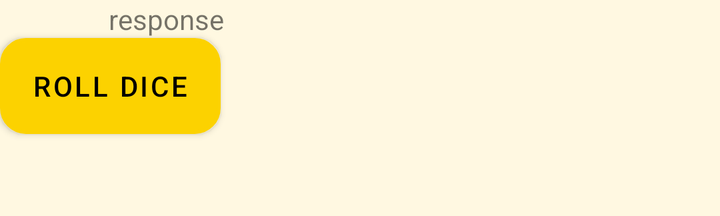
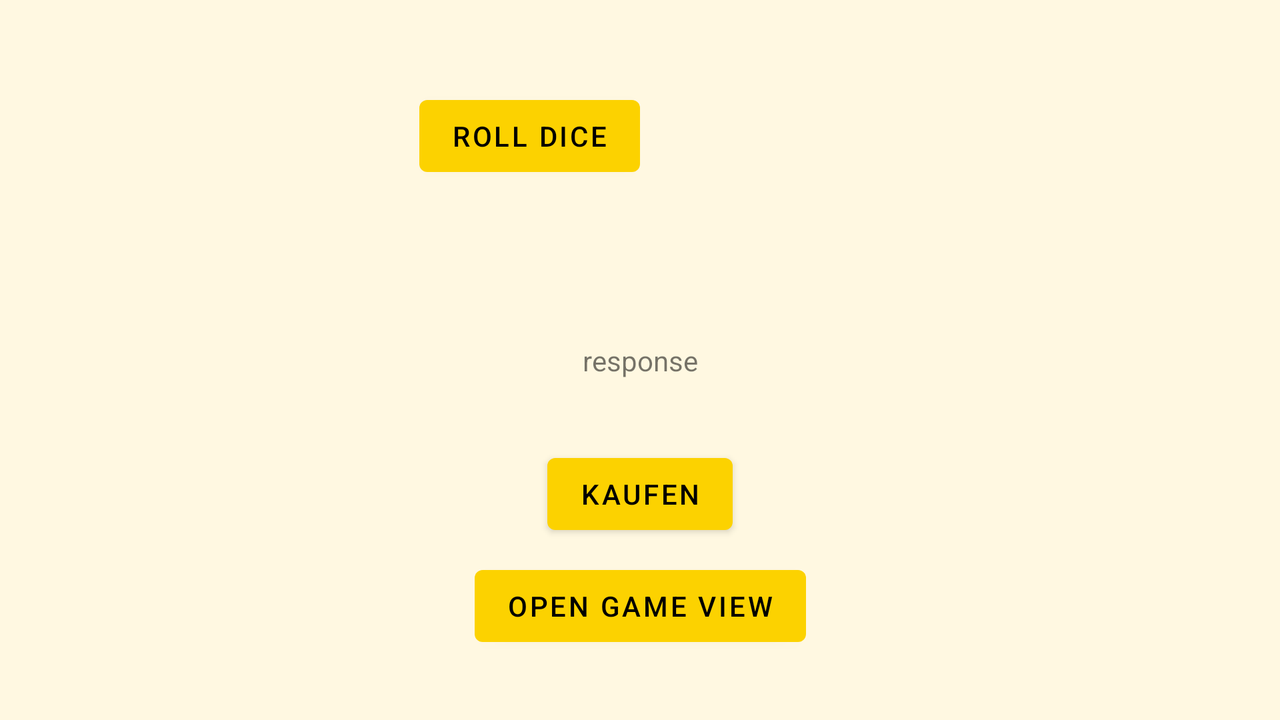

The same Android screen from two of the app's own layout files: first res/layout/ as a phone draws it, then the repository's variant for another configuration, drawn on a device whose configuration selects that folder. Both files follow.
<!-- AndroidManifest.xml: application theme Theme.MyApplication -->
<!-- res/layout/fragment_fullscreen.xml -->
<?xml version="1.0" encoding="utf-8"?>
<FrameLayout xmlns:android="http://schemas.android.com/apk/res/android"
    android:layout_width="wrap_content"
    android:layout_height="wrap_content"
    xmlns:app="http://schemas.android.com/apk/res-auto">

    
    <ImageView
        android:id="@+id/dktmap"
        android:layout_width="wrap_content"
        android:layout_height="wrap_content"
        android:src="@drawable/dktmap"
        android:scaleType="centerInside" />

    
    <androidx.constraintlayout.widget.ConstraintLayout
        android:id="@+id/boardConstraintLayout"
        android:layout_width="match_parent"
        android:layout_height="match_parent">

        <ImageView
            android:id="@+id/field_los"
            android:layout_width="40dp"
            android:layout_height="40dp"
            android:src=""
            android:contentDescription="Los"
            app:layout_constraintBottom_toBottomOf="parent"
            app:layout_constraintStart_toStartOf="parent"
            android:translationX="0dp"
            android:translationY="0dp" />

        
        <ImageView
            android:id="@+id/field_kaerntner_strasse"
            android:layout_width="40dp"
            android:layout_height="40dp"
            android:src=""
            android:contentDescription="Kärntner Straße"
            app:layout_constraintBottom_toBottomOf="parent"
            app:layout_constraintStart_toStartOf="parent"
            android:translationX="60dp"
            android:translationY="0dp" />

        
        <ImageView
            android:id="@+id/field_risiko_ereignis_1"
            android:layout_width="40dp"
            android:layout_height="40dp"
            android:src=""
            android:contentDescription="Risiko Ereignis 1"
            app:layout_constraintBottom_toBottomOf="parent"
            app:layout_constraintStart_toStartOf="parent"
            android:translationX="120dp"
            android:translationY="0dp" />

        
        <ImageView
            android:id="@+id/field_bahnhof_west"
            android:layout_width="40dp"
            android:layout_height="40dp"
            android:src=""
            android:contentDescription="Bahnhof West"
            app:layout_constraintBottom_toBottomOf="parent"
            app:layout_constraintStart_toStartOf="parent"
            android:translationX="180dp"
            android:translationY="0dp" />

        
        <ImageView
            android:id="@+id/field_einkommenssteuer_1"
            android:layout_width="40dp"
            android:layout_height="40dp"
            android:src=""
            android:contentDescription="Einkommenssteuer 1"
            app:layout_constraintBottom_toBottomOf="parent"
            app:layout_constraintStart_toStartOf="parent"
            android:translationX="240dp"
            android:translationY="0dp" />

        
        <ImageView
            android:id="@+id/field_opernring"
            android:layout_width="40dp"
            android:layout_height="40dp"
            android:src=""
            android:contentDescription="Opernring"
            app:layout_constraintBottom_toBottomOf="parent"
            app:layout_constraintStart_toStartOf="parent"
            android:translationX="300dp"
            android:translationY="0dp" />

        
        <ImageView
            android:id="@+id/field_bank_ereignis_1"
            android:layout_width="40dp"
            android:layout_height="40dp"
            android:src=""
            android:contentDescription="Bank Ereignis 1"
            app:layout_constraintBottom_toBottomOf="parent"
            app:layout_constraintStart_toStartOf="parent"
            android:translationX="360dp"
            android:translationY="0dp" />

        
        <ImageView
            android:id="@+id/field_bahnhof_sued"
            android:layout_width="40dp"
            android:layout_height="40dp"
            android:src=""
            android:contentDescription="Bahnhof Süd"
            app:layout_constraintBottom_toBottomOf="parent"
            app:layout_constraintStart_toStartOf="parent"
            android:translationX="420dp"
            android:translationY="0dp" />

        
        <ImageView
            android:id="@+id/field_mariahilfer_strasse"
            android:layout_width="40dp"
            android:layout_height="40dp"
            android:src=""
            android:contentDescription="Mariahilfer Straße"
            app:layout_constraintBottom_toBottomOf="parent"
            app:layout_constraintStart_toStartOf="parent"
            android:translationX="480dp"
            android:translationY="0dp" />

        
        <ImageView
            android:id="@+id/field_strafsteuer_1"
            android:layout_width="40dp"
            android:layout_height="40dp"
            android:src=""
            android:contentDescription="Strafsteuer 1"
            app:layout_constraintBottom_toBottomOf="parent"
            app:layout_constraintStart_toStartOf="parent"
            android:translationX="540dp"
            android:translationY="0dp" />

        <ImageView
            android:id="@+id/field_gefaengnis"
            android:layout_width="40dp"
            android:layout_height="40dp"
            android:src=""
            android:contentDescription="Gefängnis"
            app:layout_constraintBottom_toBottomOf="parent"
            app:layout_constraintStart_toStartOf="parent"
            android:translationX="600dp"
            android:translationY="0dp" />

        <ImageView
            android:id="@+id/field_schoenbrunner_strasse"
            android:layout_width="40dp"
            android:layout_height="40dp"
            android:src=""
            android:contentDescription="Schönbrunner Straße"
            app:layout_constraintBottom_toBottomOf="parent"
            app:layout_constraintStart_toStartOf="parent"
            android:translationX="660dp"
            android:translationY="0dp" />

        <ImageView
            android:id="@+id/field_risiko_ereignis_2"
            android:layout_width="40dp"
            android:layout_height="40dp"
            android:src=""
            android:contentDescription="Risiko Ereignis 2"
            app:layout_constraintBottom_toBottomOf="parent"
            app:layout_constraintStart_toStartOf="parent"
            android:translationX="720dp"
            android:translationY="0dp" />

        <ImageView
            android:id="@+id/field_bahnhof_ost"
            android:layout_width="40dp"
            android:layout_height="40dp"
            android:src=""
            android:contentDescription="Bahnhof Ost"
            app:layout_constraintBottom_toBottomOf="parent"
            app:layout_constraintStart_toStartOf="parent"
            android:translationX="780dp"
            android:translationY="0dp" />

        <ImageView
            android:id="@+id/field_technologieabgabe"
            android:layout_width="40dp"
            android:layout_height="40dp"
            android:src=""
            android:contentDescription="Technologieabgabe"
            app:layout_constraintBottom_toBottomOf="parent"
            app:layout_constraintStart_toStartOf="parent"
            android:translationX="840dp"
            android:translationY="0dp" />

        <ImageView
            android:id="@+id/field_landstrasser_hauptstrasse"
            android:layout_width="40dp"
            android:layout_height="40dp"
            android:src=""
            android:contentDescription="Landstraßer Hauptstraße"
            app:layout_constraintBottom_toBottomOf="parent"
            app:layout_constraintStart_toStartOf="parent"
            android:translationX="900dp"
            android:translationY="0dp" />

        <ImageView
            android:id="@+id/field_bank_ereignis_2"
            android:layout_width="40dp"
            android:layout_height="40dp"
            android:src=""
            android:contentDescription="Bank Ereignis 2"
            app:layout_constraintBottom_toBottomOf="parent"
            app:layout_constraintStart_toStartOf="parent"
            android:translationX="960dp"
            android:translationY="0dp" />

        <ImageView
            android:id="@+id/field_bahnhof_nord"
            android:layout_width="40dp"
            android:layout_height="40dp"
            android:src=""
            android:contentDescription="Bahnhof Nord"
            app:layout_constraintBottom_toBottomOf="parent"
            app:layout_constraintStart_toStartOf="parent"
            android:translationX="1020dp"
            android:translationY="0dp" />

        <ImageView
            android:id="@+id/field_favoritenstrasse"
            android:layout_width="40dp"
            android:layout_height="40dp"
            android:src=""
            android:contentDescription="Favoritenstraße"
            app:layout_constraintBottom_toBottomOf="parent"
            app:layout_constraintStart_toStartOf="parent"
            android:translationX="1080dp"
            android:translationY="0dp" />

        <ImageView
            android:id="@+id/field_einkommenssteuer_2"
            android:layout_width="40dp"
            android:layout_height="40dp"
            android:src=""
            android:contentDescription="Einkommenssteuer 2"
            app:layout_constraintBottom_toBottomOf="parent"
            app:layout_constraintStart_toStartOf="parent"
            android:translationX="1140dp"
            android:translationY="0dp" />

        <ImageView
            android:id="@+id/field_frei_parken"
            android:layout_width="40dp"
            android:layout_height="40dp"
            android:src=""
            android:contentDescription="Frei Parken"
            app:layout_constraintBottom_toBottomOf="parent"
            app:layout_constraintStart_toStartOf="parent"
            android:translationX="1200dp"
            android:translationY="0dp" />

        <ImageView
            android:id="@+id/field_praterstrasse"
            android:layout_width="40dp"
            android:layout_height="40dp"
            android:src=""
            android:contentDescription="Praterstraße"
            app:layout_constraintBottom_toBottomOf="parent"
            app:layout_constraintStart_toStartOf="parent"
            android:translationX="1260dp"
            android:translationY="0dp" />

        <ImageView
            android:id="@+id/field_risiko_ereignis_3"
            android:layout_width="40dp"
            android:layout_height="40dp"
            android:src=""
            android:contentDescription="Risiko Ereignis 3"
            app:layout_constraintBottom_toBottomOf="parent"
            app:layout_constraintStart_toStartOf="parent"
            android:translationX="1320dp"
            android:translationY="0dp" />

        <ImageView
            android:id="@+id/field_guertel"
            android:layout_width="40dp"
            android:layout_height="40dp"
            android:src=""
            android:contentDescription="Gürtel"
            app:layout_constraintBottom_toBottomOf="parent"
            app:layout_constraintStart_toStartOf="parent"
            android:translationX="1380dp"
            android:translationY="0dp" />

        <ImageView
            android:id="@+id/field_bahnhof_mitte"
            android:layout_width="40dp"
            android:layout_height="40dp"
            android:src=""
            android:contentDescription="Bahnhof Mitte"
            app:layout_constraintBottom_toBottomOf="parent"
            app:layout_constraintStart_toStartOf="parent"
            android:translationX="1440dp"
            android:translationY="0dp" />

        <ImageView
            android:id="@+id/field_ringstrasse"
            android:layout_width="40dp"
            android:layout_height="40dp"
            android:src=""
            android:contentDescription="Ringstraße"
            app:layout_constraintBottom_toBottomOf="parent"
            app:layout_constraintStart_toStartOf="parent"
            android:translationX="1500dp"
            android:translationY="0dp" />

        <ImageView
            android:id="@+id/field_bank_ereignis_3"
            android:layout_width="40dp"
            android:layout_height="40dp"
            android:src=""
            android:contentDescription="Bank Ereignis 3"
            app:layout_constraintBottom_toBottomOf="parent"
            app:layout_constraintStart_toStartOf="parent"
            android:translationX="1560dp"
            android:translationY="0dp" />

        <ImageView
            android:id="@+id/field_donauuferstrasse"
            android:layout_width="40dp"
            android:layout_height="40dp"
            android:src=""
            android:contentDescription="Donauuferstraße"
            app:layout_constraintBottom_toBottomOf="parent"
            app:layout_constraintStart_toStartOf="parent"
            android:translationX="1620dp"
            android:translationY="0dp" />

        <ImageView
            android:id="@+id/field_luxussteuer"
            android:layout_width="40dp"
            android:layout_height="40dp"
            android:src=""
            android:contentDescription="Luxussteuer"
            app:layout_constraintBottom_toBottomOf="parent"
            app:layout_constraintStart_toStartOf="parent"
            android:translationX="1680dp"
            android:translationY="0dp" />

        <ImageView
            android:id="@+id/field_untere_donaustrasse"
            android:layout_width="40dp"
            android:layout_height="40dp"
            android:src=""
            android:contentDescription="Untere Donaustraße"
            app:layout_constraintBottom_toBottomOf="parent"
            app:layout_constraintStart_toStartOf="parent"
            android:translationX="1740dp"
            android:translationY="0dp" />

        <ImageView
            android:id="@+id/field_gehe_ins_gefaengnis"
            android:layout_width="40dp"
            android:layout_height="40dp"
            android:src=""
            android:contentDescription="Gehe ins Gefängnis"
            app:layout_constraintBottom_toBottomOf="parent"
            app:layout_constraintStart_toStartOf="parent"
            android:translationX="1800dp"
            android:translationY="0dp" />

        <ImageView
            android:id="@+id/field_lassallestraße"
            android:layout_width="40dp"
            android:layout_height="40dp"
            android:src=""
            android:contentDescription="Lassallestraße"
            app:layout_constraintBottom_toBottomOf="parent"
            app:layout_constraintStart_toStartOf="parent"
            android:translationX="1860dp"
            android:translationY="0dp" />

        <ImageView
            android:id="@+id/field_risiko_ereignis_4"
            android:layout_width="40dp"
            android:layout_height="40dp"
            android:src=""
            android:contentDescription="Risiko Ereignis 4"
            app:layout_constraintBottom_toBottomOf="parent"
            app:layout_constraintStart_toStartOf="parent"
            android:translationX="1920dp"
            android:translationY="0dp" />

        <ImageView
            android:id="@+id/field_waehringer_strasse"
            android:layout_width="40dp"
            android:layout_height="40dp"
            android:src=""
            android:contentDescription="Währinger Straße"
            app:layout_constraintBottom_toBottomOf="parent"
            app:layout_constraintStart_toStartOf="parent"
            android:translationX="1980dp"
            android:translationY="0dp" />

        <ImageView
            android:id="@+id/field_bahnhof_flughafen"
            android:layout_width="40dp"
            android:layout_height="40dp"
            android:src=""
            android:contentDescription="Bahnhof Flughafen"
            app:layout_constraintBottom_toBottomOf="parent"
            app:layout_constraintStart_toStartOf="parent"
            android:translationX="2040dp"
            android:translationY="0dp" />

        <ImageView
            android:id="@+id/field_billrothstrasse"
            android:layout_width="40dp"
            android:layout_height="40dp"
            android:src=""
            android:contentDescription="Billrothstraße"
            app:layout_constraintBottom_toBottomOf="parent"
            app:layout_constraintStart_toStartOf="parent"
            android:translationX="2100dp"
            android:translationY="0dp" />

        <ImageView
            android:id="@+id/field_bank_ereignis_4"
            android:layout_width="40dp"
            android:layout_height="40dp"
            android:src=""
            android:contentDescription="Bank Ereignis 4"
            app:layout_constraintBottom_toBottomOf="parent"
            app:layout_constraintStart_toStartOf="parent"
            android:translationX="2160dp"
            android:translationY="0dp" />

        <ImageView
            android:id="@+id/field_heiligenstaedter_strasse"
            android:layout_width="40dp"
            android:layout_height="40dp"
            android:src=""
            android:contentDescription="Heiligenstädter Straße"
            app:layout_constraintBottom_toBottomOf="parent"
            app:layout_constraintStart_toStartOf="parent"
            android:translationX="2220dp"
            android:translationY="0dp" />

        <ImageView
            android:id="@+id/field_strafsteuer_2"
            android:layout_width="40dp"
            android:layout_height="40dp"
            android:src=""
            android:contentDescription="Strafsteuer 2"
            app:layout_constraintBottom_toBottomOf="parent"
            app:layout_constraintStart_toStartOf="parent"
            android:translationX="2280dp"
            android:translationY="0dp" />

        <ImageView
            android:id="@+id/field_stephansplatz"
            android:layout_width="40dp"
            android:layout_height="40dp"
            android:src=""
            android:contentDescription="Stephansplatz"
            app:layout_constraintBottom_toBottomOf="parent"
            app:layout_constraintStart_toStartOf="parent"
            android:translationX="2340dp"
            android:translationY="0dp" />

        
        <ScrollView
            android:id="@+id/ownership_scroll"
            android:layout_width="0dp"
            android:layout_height="wrap_content"
            android:layout_margin="8dp"
            android:background="#DDDDDD"
            app:layout_constraintTop_toBottomOf="@id/boardConstraintLayout"
            app:layout_constraintLeft_toLeftOf="parent"
            app:layout_constraintRight_toRightOf="parent">
            <TextView
                android:id="@+id/ownership_view"
                android:layout_width="match_parent"
                android:layout_height="wrap_content"
                android:text="Besitz"
                android:textColor="#000000"
                android:textSize="14sp" />
        </ScrollView>

        
        <Button
            android:id="@+id/rollDiceBtn"
            android:layout_width="wrap_content"
            android:layout_height="wrap_content"
            android:layout_marginEnd="56dp"
            android:layout_marginBottom="41dp"
            android:background="@drawable/button_yellow_with_border"
            android:text="Roll Dice"
            android:textColor="#000000"
            app:layout_constraintBottom_toBottomOf="parent"
            app:layout_constraintRight_toRightOf="parent"
            app:layout_constraintLeft_toLeftOf="parent" />

        
        <Button
            android:id="@+id/buybtn"
            android:layout_width="wrap_content"
            android:layout_height="wrap_content"
            android:layout_marginBottom="89dp"
            android:background="@drawable/button_yellow_with_border"
            android:text="Kaufen"
            android:textColor="#000000"
            android:visibility="gone"
            app:layout_constraintBottom_toTopOf="@id/rollDiceBtn"
            app:layout_constraintRight_toRightOf="parent"
            app:layout_constraintLeft_toLeftOf="parent" />

        
        <TextView
            android:id="@+id/response_view"
            android:layout_width="wrap_content"
            android:layout_height="wrap_content"
            android:text="response"
            app:layout_constraintBottom_toTopOf="@id/buybtn"
            app:layout_constraintRight_toRightOf="parent"
            app:layout_constraintLeft_toLeftOf="parent" />

    </androidx.constraintlayout.widget.ConstraintLayout>

</FrameLayout>
<!-- resources referenced by this layout -->
<resources>
  <!-- drawable button_yellow_with_border (drawable) -->
  <?xml version="1.0" encoding="utf-8"?>
  <shape xmlns:android="http://schemas.android.com/apk/res/android"
      android:shape="rectangle">
  
      <solid android:color="#FCD200" />
  
      <stroke
          android:width="2dp"
          android:color="#000000" />
  
      <corners android:radius="12dp" />
  </shape>
  <style name="Theme.MyApplication" parent="Theme.MaterialComponents.DayNight.NoActionBar">
          <item name="colorPrimary">#FCD200</item>
          <item name="colorOnPrimary">#000000</item>
          <item name="android:windowBackground">#FFF8E1</item>
      </style>
</resources>
<!-- res/layout-land/fragment_fullscreen.xml (the repository's variant of the layout above) -->
<!-- drawn on the phone turned sideways -->
<?xml version="1.0" encoding="utf-8"?>
<androidx.constraintlayout.widget.ConstraintLayout xmlns:android="http://schemas.android.com/apk/res/android"
    xmlns:app="http://schemas.android.com/apk/res-auto"
    xmlns:tools="http://schemas.android.com/tools"
    android:id="@+id/frameLayout2"
    android:layout_width="match_parent"
    android:layout_height="match_parent"
    android:background="?attr/fullscreenBackgroundColor"
    android:theme="@style/ThemeOverlay.MyApplication.FullscreenContainer"
    tools:context=".FullscreenFragment">

    <Button
        android:id="@+id/rollDiceBtn"
        android:layout_width="wrap_content"
        android:layout_height="wrap_content"
        android:layout_marginEnd="320dp"
        android:layout_marginBottom="268dp"
        android:text="Roll Dice"
        app:layout_constraintBottom_toBottomOf="parent"
        app:layout_constraintEnd_toEndOf="parent" />

    <Button
        android:id="@+id/buybtn"
        android:layout_width="wrap_content"
        android:layout_height="wrap_content"
        android:layout_marginBottom="89dp"
        android:text="Kaufen"
        android:visibility="gone"
        app:layout_constraintBottom_toBottomOf="parent"
        app:layout_constraintEnd_toEndOf="parent"
        app:layout_constraintStart_toStartOf="parent"
        tools:visibility="visible" />

    <Button
        android:id="@+id/openGameViewBtn"
        android:layout_width="wrap_content"
        android:layout_height="wrap_content"
        android:text="open game view"
        app:layout_constraintTop_toBottomOf="@id/buybtn"
        app:layout_constraintStart_toStartOf="parent"
        app:layout_constraintEnd_toEndOf="parent"
        android:layout_marginTop="8dp"/>

    <TextView
        android:id="@+id/response_view"
        android:layout_width="wrap_content"
        android:layout_height="wrap_content"
        android:text="response"
        app:layout_constraintBottom_toBottomOf="parent"
        app:layout_constraintEnd_toEndOf="parent"
        app:layout_constraintHorizontal_bias="0.5"
        app:layout_constraintStart_toStartOf="parent"
        app:layout_constraintTop_toTopOf="parent"
        app:layout_constraintVertical_bias="0.5" />

</androidx.constraintlayout.widget.ConstraintLayout>
<!-- resources referenced by the variant -->
<!-- as the phone turned sideways resolves them -->
<resources>
  <style name="ThemeOverlay.MyApplication.FullscreenContainer" parent="">
          <item name="fullscreenBackgroundColor">@color/vanilla_background</item>
          <item name="fullscreenTextColor">@color/light_blue_A400</item>
          <item name="android:windowBackground">@color/vanilla_background</item>
      </style>
  <style name="Theme.MyApplication" parent="Theme.MaterialComponents.DayNight.NoActionBar">
          <item name="colorPrimary">#FCD200</item>
          <item name="colorOnPrimary">#000000</item>
          <item name="android:windowBackground">#FFF8E1</item>
      </style>
  <color name="vanilla_background">#FFF8E1</color>
</resources>
